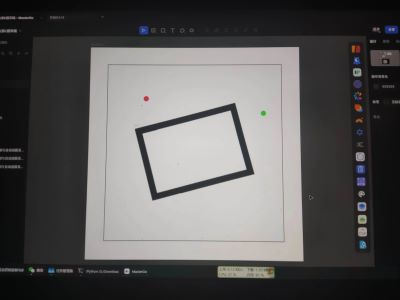
#> input picture photo/1.jpg, 400 x 300 px
$ jupyter execute --allow-errors '视觉追踪.ipynb'
#> lines starting #> are read from the running program, lines starting #| are printed output that depends on the picture; after the words box and inside, x2 and y2 are one past the last pixel; in counts of white or black regions, pixels touching at a corner belong together
## 找轮廓形状代码

[cell 1]
import cv2
import numpy as np

#定义形状检测函数
def ShapeDetection(img):
    contours,hierarchy = cv2.findContours(img,cv2.RETR_EXTERNAL,cv2.CHAIN_APPROX_NONE)  #寻找轮廓点
    for obj in contours:
        area = cv2.contourArea(obj)  #计算轮廓内区域的面积
        cv2.drawContours(imgContour, obj, -1, (255, 0, 0), 4)  #绘制轮廓线
        perimeter = cv2.arcLength(obj,True)  #计算轮廓周长
        approx = cv2.approxPolyDP(obj,0.02*perimeter,True)  #获取轮廓角点坐标
        CornerNum = len(approx)   #轮廓角点的数量
        x, y, w, h = cv2.boundingRect(approx)  #获取坐标值和宽度、高度

        #轮廓对象分类
        if CornerNum ==3: objType ="triangle"
        elif CornerNum == 4:

            for i in range(0,4):
                print("矩形角坐标%d："%(i+1),approx[i][0][0], approx[i][0][1])
                cv2.circle(imgContour, (approx[i][0][0], approx[i][0][1]), 5, (0,255,255), 3)
            if w==h: objType= "Square"
            else:objType="Rectangle "
        elif CornerNum>4: objType= " red"
        else:objType="N"

        cv2.rectangle(imgContour,(x,y),(x+w,y+h),(0,0,255),2)  #绘制边界框
        cv2.putText(imgContour,objType,(x+(w//2),y+(h//2)),cv2.FONT_HERSHEY_COMPLEX,0.6,(0,0,0),1)  #绘制文字

path = 'photo/1.jpg'
img = cv2.imread(path)
#> img is the input picture: shape (300, 400, 3); mean B, G, R 90.4, 90.9, 92.1
imgContour = img.copy()

imgGray = cv2.cvtColor(img,cv2.COLOR_RGB2GRAY)  #转灰度图
imgBlur = cv2.GaussianBlur(imgGray,(5,5),1)  #高斯模糊
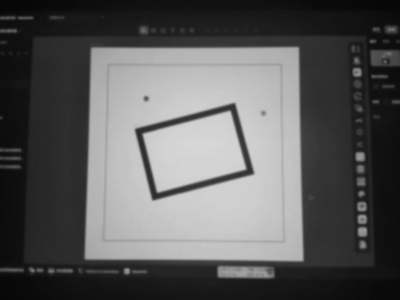
#> imgBlur: shape (300, 400); min 6, max 215, mean 91.1
imgCanny = cv2.Canny(imgBlur,60,60)  #Canny算子边缘检测
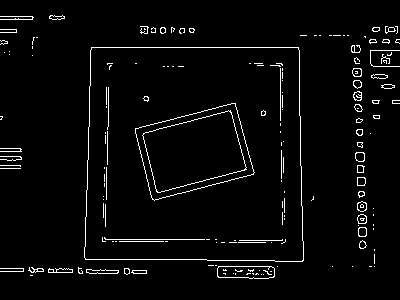
#> imgCanny: shape (300, 400); 3.4% white in thin lines or dots, all inside (x1, y1, x2, y2) = (0, 15, 400, 279)
ShapeDetection(imgCanny)  #形状检测
#> in ShapeDetection, `contours,hierarchy = cv2.findContours(img,cv2.RETR_EXTERNAL,cv2.CHAIN_..`: contours = 89 contours, 59 with area under 20; largest, box (x1, y1, x2, y2) and area: (84, 47, 304, 262) 45265, (217, 266, 275, 279) 640, (86, 269, 119, 274) 100, (357, 201, 367, 212) 76, (355, 152, 365, 162) 76
#> the loop in ShapeDetection, `for obj in contours:` made 89 passes
#> (area, perimeter, approx, CornerNum, x, y, w, h) on passes 14, 60: (640.5, 134.7, [[217, 268], [218, 277], [274, 276], [271, 266]], 4, 217, 266, 58, 12), (45265, 856.6, [[91, 47], [85, 259], [302, 261], [298, 47]], 4, 85, 47, 218, 215)
#> (area, perimeter, CornerNum, x, y, w, h, objType) on passes 2, 3, 4, 5, 8, 19: (42, 34.83, 5, 131, 270, 16, 4, ' red'), (99.5, 72.73, 5, 86, 269, 33, 5, ' red'), (26.5, 20.24, 7, 124, 268, 6, 7, ' red'), (71, 65.8, 7, 48, 268, 25, 5, ' red'), (32, 49.46, 10, 28, 267, 16, 6, ' red'), (40, 25.31, 10, 359, 240, 8, 9, ' red')
#> (printed output is left out)
#> after the loop in ShapeDetection, `for obj in contours:`:
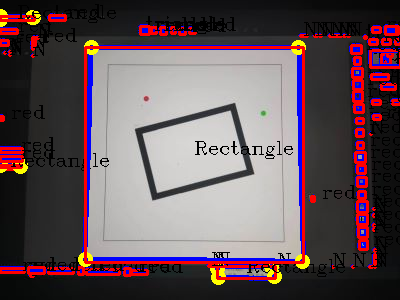
#> imgContour: shape (300, 400, 3); 16.11% of pixels changed, all inside (x1, y1, x2, y2) = (0, 4, 400, 285)

cv2.imshow("Original img", img)
cv2.imshow("imgGray", imgGray)
cv2.imshow("imgBlur", imgBlur)
cv2.imshow("imgCanny", imgCanny)
cv2.imshow("shape Detection", imgContour)

cv2.waitKey(0)
#> Out = 27

## 找黑色电工胶带代码

#> (a cell that did not finish here is left out)

## 直线拟合找黑框中心点代码

[cell 3]
import cv2
import numpy as np

def findLaser(crop):
    """
    找到图片中点绿色激光点与红色激光点并定位中心
    :param crop: 需要处理点图片
    :return: 绿色激光点中心（x1, y1）;红色激光点中心（x2, y2)
    """
    cX1, cY1, cX2, cY2 = None, None, None, None
    greenLaser = 'green'
    redLaser = 'red'
    # 色系下限上限表
    color_dist = {'red': {'Lower': np.array([0, 60, 60]), 'Upper': np.array([6, 255, 255])},
                  'green': {'Lower': np.array([35, 43, 35]), 'Upper': np.array([90, 255, 255])},
                  }
    # 灰度图像处理
    # gray = cv2.cvtColor(crop, cv2.COLOR_BGR2GRAY)#灰度图
    # cv2.imshow('gray', gray)

    # 高斯滤波
    blurred = cv2.GaussianBlur(crop, (11, 11), 0)
    # cv2.imshow('blurred', blurred)
    # 创建运算核
    kernel = np.ones((1, 1), np.uint8)
    # 腐蚀
    # erode = cv2.erode(crop, kernel, iterations=1)
    # 膨胀
    # crop_dilate = cv2.dilate(blurred, kernel, iterations = 5)
    # 开运算
    opening = cv2.morphologyEx(blurred, cv2.MORPH_OPEN, kernel)
    # 二值化处理
    thresh = cv2.threshold(opening, 230, 255, cv2.THRESH_BINARY)[1]
    # cv2.imshow('thresh', thresh)

    hsv = cv2.cvtColor(thresh, cv2.COLOR_BGR2HSV)  # 转化成HSV图像
    # 颜色二值化筛选处理
    inRange_hsv_green = cv2.inRange(hsv, color_dist[greenLaser]['Lower'], color_dist[greenLaser]['Upper'])
    inRange_hsv_red = cv2.inRange(hsv, color_dist[redLaser]['Lower'], color_dist[redLaser]['Upper'])
    # cv2.imshow('inrange_hsv_green', inRange_hsv_green)
    # cv2.imshow('inrange_hsv_red', inRange_hsv_red)
    # 找绿色激光点
    try:
        cnts1 = cv2.findContours(inRange_hsv_green.copy(), cv2.RETR_EXTERNAL, cv2.CHAIN_APPROX_SIMPLE)[-2]
        c1 = max(cnts1, key=cv2.contourArea)
        M = cv2.moments(c1)
        cX1 = int(M["m10"] / M["m00"])
        cY1 = int(M["m01"] / M["m00"])
        cv2.circle(crop, (cX1, cY1), 3, (0, 255, 0), -1)
        rect = cv2.minAreaRect(c1)
        box = cv2.boxPoints(rect)
        cv2.drawContours(crop, [np.int0(box)], -1, (0, 255, 0), 2)
    except:
        print('没有找到绿色的激光')

    # 找红色激光点
    try:
        cnts2 = cv2.findContours(inRange_hsv_red.copy(), cv2.RETR_EXTERNAL, cv2.CHAIN_APPROX_SIMPLE)[-2]
        c2 = max(cnts2, key=cv2.contourArea)
        M = cv2.moments(c2)
        cX2 = int(M["m10"] / M["m00"])
        cY2 = int(M["m01"] / M["m00"])
        cv2.circle(crop, (cX2, cY2), 3, (0, 0, 255), -1)
        rect = cv2.minAreaRect(c2)
        box = cv2.boxPoints(rect)
        cv2.drawContours(crop, [np.int0(box)], -1, (0, 0, 255), 2)
    except:
        print('没有找到红色的激光')
    return cX1, cY1, cX2, cY2

def draw_fit_line(dire, type):
    """
    :param dire: 传入需要拟合的含有白色直线的图像
    :return: 传出直线一般式参数a，b，c
    """
    dic = {'up': (hStart, wStart + leftRight_distance), 'down': (hEnd - upDown_distance, wStart + leftRight_distance),
           'left': (hStart + upDown_distance, wStart), 'right': (hStart + upDown_distance, wEnd - leftRight_distance)}

    # 存放直线的像素点坐标
    axis = []
    for i in range(len(dire)):
        for j in range(len(dire[i])):
            if dire[i][j] == 255: # 判断为白色像素
                # 对应在原图中的高宽坐标
                h = i + dic[type][0]
                w = j + dic[type][1]
                axis.append([w, h])

    data_np = np.array(axis) # 坐标矩阵化
    output = cv2.fitLine(data_np, cv2.DIST_L2, 0, 0.01, 0.01)  # 直线拟合
    k = output[1] / output[0]
    b = output[3] - k * output[2]
    return k, b

def crop(h, w, cnt):
    '''
    将图形裁剪出上下左右四个部分的中间位置
    :param cnt: 需要裁剪的图片
    :return:
    '''
    global upDown_distance, leftRight_distance
    # 上下部分裁剪的宽度
    upDown_distance = h
    # 左右部分裁剪的宽度
    leftRight_distance = w
    up = cnt[0:upDown_distance, leftRight_distance:wEnd - wStart - leftRight_distance]
    down = cnt[hEnd - hStart - upDown_distance:hEnd - hStart, leftRight_distance:wEnd - wStart - leftRight_distance]
    left = cnt[upDown_distance:hEnd - hStart - upDown_distance, 0:leftRight_distance]
    right = cnt[upDown_distance:hEnd - hStart - upDown_distance, wEnd -wStart - leftRight_distance:wEnd - wStart]

    # 显示四个边长裁剪过后的图片
    cv2.imshow('up', up)
    cv2.imshow('down', down)
    cv2.imshow('left', left)
    cv2.imshow('right', right)
    return up, down, left, right

def getCoordinate(k1, b1, k2, b2):
    x = (b2 - b1) / (k1 - k2)
    y = k1 * x + b1
    return int(x), int(y)

def drawCenter(a, b, c, d):
    # 显示边长交点
    cv2.circle(img, (a[0], a[1]), 3, (0, 0, 255), -1)
    cv2.circle(img, (b[0], b[1]), 3, (0, 0, 255), -1)
    cv2.circle(img, (c[0], c[1]), 3, (0, 0, 255), -1)
    cv2.circle(img, (d[0], d[1]), 3, (0, 0, 255), -1)
    # 画边界线
    cv2.line(img, (a[0], a[1]), (b[0], b[1]), (0, 255, 0), 1)
    cv2.line(img, (b[0], b[1]), (c[0], c[1]), (0, 255, 0), 1)
    cv2.line(img, (a[0], a[1]), (d[0], d[1]), (0, 255, 0), 1)
    cv2.line(img, (c[0], c[1]), (d[0], d[1]), (0, 255, 0), 1)

    xCenter = (a[0] + b[0] + c[0] + d[0])//4
    yCenter = (a[1] + b[1] + c[1] + d[1])//4
    cv2.circle(img, (xCenter, yCenter), 4, (0, 0, 255), -1)

    return xCenter, yCenter

if __name__ == "__main__":
    # 导入图片img
    img = cv2.imread('/Users/duanhao/Desktop/Electronic Design Competion/2023电子设计大赛/laser/2.jpg')
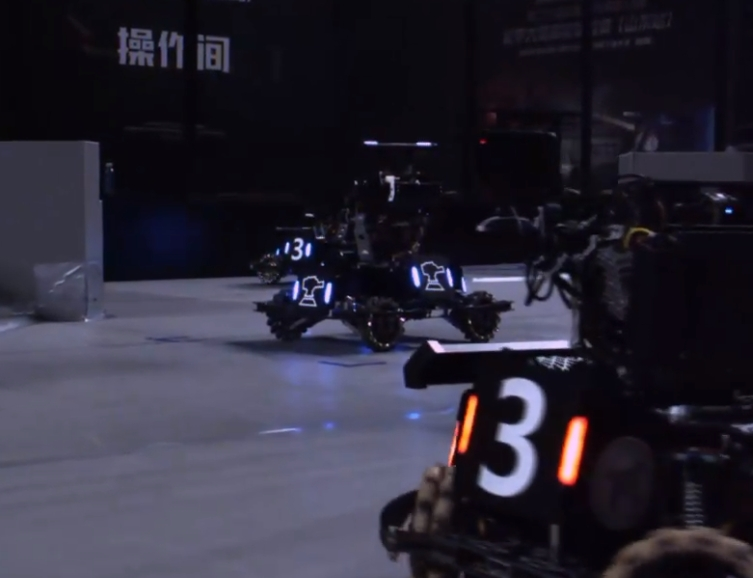
#> input picture detector/2.jpg, 753 x 578 px, found by its file name
#> img is the input picture: shape (578, 753, 3); mean B, G, R 54.3, 40.6, 43.3
    # 需要裁剪的区域###################################
    hStart, hEnd, wStart, wEnd = 50, 650, 450, 1100
    ################################################
    cropImg = img[hStart:hEnd, wStart:wEnd]
    cv2.imshow('cropImg', cropImg)

    # 找激光点 ->
    xc1, yc1, xc2, yc2 = findLaser(cropImg)
#> in findLaser, `hsv = cv2.cvtColor(thresh, cv2.COLOR_BGR2HSV)`: hsv: shape (528, 303, 3); mean H, S, V 0.8, 3, 3
#> in findLaser, `inRange_hsv_green = cv2.inRange(hsv, color_dist[greenLaser]['Lower'], ..`: inRange_hsv_green: shape (528, 303); every value is 0
#> in findLaser, `inRange_hsv_red = cv2.inRange(hsv, color_dist[redLaser]['Lower'], colo..`:
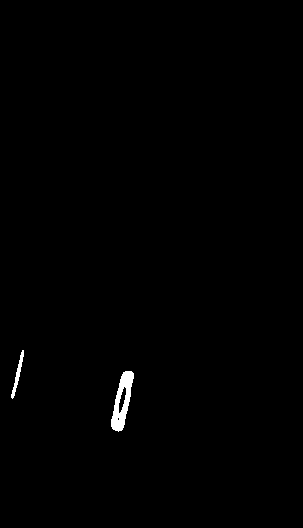
#> inRange_hsv_red: shape (528, 303); 0.55% white; 2 white regions, box (x1, y1, x2, y2) and area: (111, 371, 134, 432) 703, (11, 350, 24, 399) 170
#> in findLaser, `cv2.circle(crop, (cX2, cY2), 3, (0, 0, 255), -1)`: crop: shape (528, 303, 3); mean B, G, R 33.9, 24, 29.3
#> in findLaser, `cv2.drawContours(crop, [np.int0(box)], -1, (0, 0, 255), 2)`:
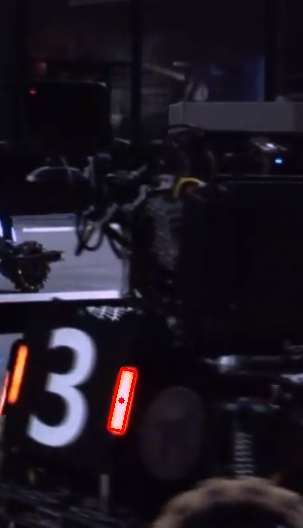
#> crop: shape (528, 303, 3); mean B, G, R 33.7, 23.7, 29.4
    # 对应到原点中的激光坐标
    try:
        xc2, yc2 = xc2 + wStart, yc2 + hStart
        print('红色激光点坐标:', xc2, yc2)
#| 红色激光点坐标: 571 450
    except:
        print('无法返回对应原图中激光笔坐标')

    # 图像inRange二值化处理
    hsv = cv2.cvtColor(cropImg, cv2.COLOR_BGR2HSV)
#> hsv: shape (528, 303, 3); mean H, S, V 130.2, 114.9, 36.5
    l_g = np.array([0, 0, 0])  # 阈值下限
    u_g = np.array([255, 255, 116])  # 阈值上限
    mask = cv2.inRange(hsv, l_g, u_g)
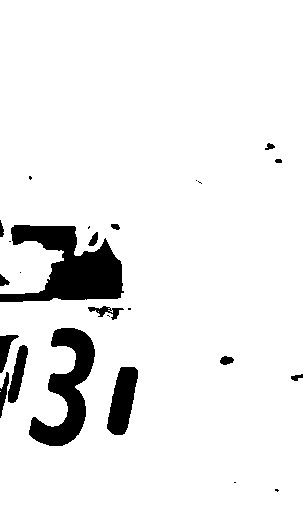
#> mask: shape (528, 303); 92.7% white; 25 black regions (10 under 20 px), largest, box (x1, y1, x2, y2) and area: (0, 225, 124, 302) 5092, (29, 328, 95, 446) 3373, (107, 367, 138, 435) 1367
    cv2.imshow('mask', mask)

    # 传入二值化后的图片返回裁剪出来的四个边长举行
    # 上下部分裁剪的宽度
    upDown_distance = 150
    # 左右部分裁剪的宽度
    leftRight_distance = 150
    try:
        # 传入参数1：上下部分裁剪宽度; 参数2：左右部分裁剪宽度
        up, down, left, right = crop(upDown_distance, leftRight_distance, mask)
#> in crop, `up = cnt[0:upDown_distance, leftRight_distance:wEnd - wStart - leftRig..`:
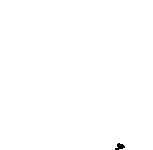
#> up: shape (150, 153); 99.8% white; 1 black region, box (x1, y1, x2, y2) and area: (115, 143, 125, 150) 42
#> in crop, `down = cnt[hEnd - hStart - upDown_distance:hEnd - hStart, leftRight_di..`:
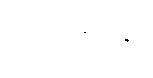
#> down: shape (78, 153); 99.9% white; black in thin lines or dots, all inside (x1, y1, x2, y2) = (84, 32, 129, 42)
#> in crop, `left = cnt[upDown_distance:hEnd - hStart - upDown_distance, 0:leftRigh..`:
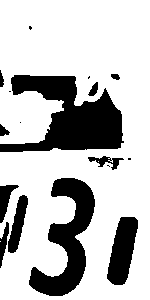
#> left: shape (300, 150); 74.7% white; 17 black regions (6 under 20 px), largest, box (x1, y1, x2, y2) and area: (0, 75, 124, 152) 5092, (29, 178, 95, 296) 3373, (107, 217, 138, 285) 1367
        # 在img原图中拟合四条直线 -> 得到拟合直线的k，b
        up_k, up_b = draw_fit_line(up, 'up')
#> the loop in draw_fit_line, `for i in range(len(dire)):` made 150 passes
        down_k, down_b = draw_fit_line(down, 'down')
#> the loop in draw_fit_line (call 2), `for i in range(len(dire)):` made 78 passes
        left_k, left_b = draw_fit_line(left, 'left')
        right_k, right_b = draw_fit_line(right, 'right')
        # 求出A，B， C， D四个边长交点坐标 -> 顺时针方向定义ABCD点
        A = getCoordinate(up_k, up_b, left_k, left_b)
        B = getCoordinate(up_k, up_b, right_k, right_b)
        C = getCoordinate(down_k, down_b, right_k, right_b)
        D = getCoordinate(down_k, down_b, left_k, left_b)

        # 画出边界线以及中心点
        xCenter, yCenter = drawCenter(A, B, C, D)
        print('中心点坐标：', xCenter, yCenter)
    except:
        print('没有裁剪好图片，识别不到黑色方框！')
        print(f'原来图形尺寸为{img.shape[0:1]}')
#| 原来图形尺寸为(578,)

    cv2.imshow('img', img)
    cv2.waitKey(0)
    cv2.destroyAllWindows()
